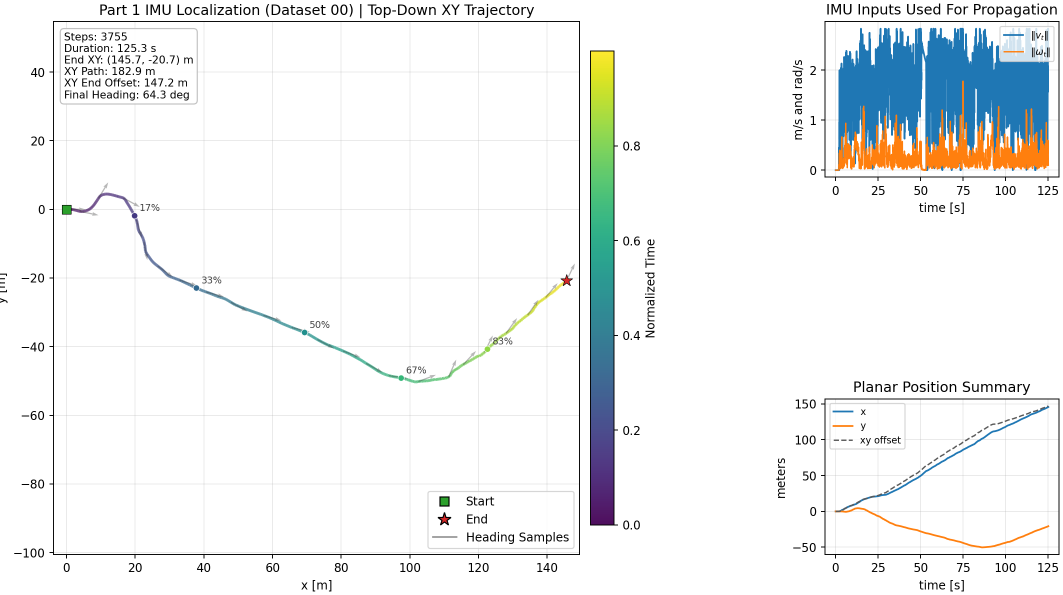
#> input picture results_refined/dataset_00/part1_imu_trajectory.png, 2125 x 1190 px (shown at 1/2 size)
$ python build_readme_panels.py
#> lines starting #> are read from the running program, lines starting #| are printed output that depends on the picture
#!/usr/bin/env python3
from __future__ import annotations

from dataclasses import dataclass
from pathlib import Path
from typing import Iterable

from PIL import Image, ImageDraw, ImageFont


ROOT = Path(__file__).resolve().parents[1]
RESULTS = ROOT / "results_refined"


@dataclass(frozen=True)
class DatasetAsset:
    slug: str
    label: str


@dataclass(frozen=True)
class PartAsset:
    key: str
    title: str
    gif_name: str
    png_name: str
    out_frames: int
    frame_duration_ms: int


DATASETS = (
    DatasetAsset("dataset_00", "Dataset 00"),
    DatasetAsset("dataset_01", "Dataset 01"),
    DatasetAsset("dataset_02", "Dataset 02"),
)

PARTS = (
    PartAsset(
        key="part1",
        title="Part 1  IMU Localization".replace("  ", " "),
        gif_name="part1_imu_trajectory.gif",
        png_name="part1_imu_trajectory.png",
        out_frames=72,
        frame_duration_ms=110,
    ),
    PartAsset(
        key="part2",
        title="Part 2  Stereo Feature Tracking".replace("  ", " "),
        gif_name="part2_feature_tracking.gif",
        png_name="part2_feature_stats.png",
        out_frames=120,
        frame_duration_ms=90,
    ),
    PartAsset(
        key="part3",
        title="Part 3  Landmark Mapping".replace("  ", " "),
        gif_name="part3_landmark_mapping.gif",
        png_name="part3_landmarks_xy.png",
        out_frames=100,
        frame_duration_ms=100,
    ),
    PartAsset(
        key="part4",
        title="Part 4  Visual-Inertial SLAM".replace("  ", " "),
        gif_name="part4_vi_slam.gif",
        png_name="part4_trajectory_comparison.png",
        out_frames=96,
        frame_duration_ms=100,
    ),
)


BG = (12, 14, 18)
CARD = (20, 24, 30)
TEXT = (236, 239, 244)
MUTED = (160, 168, 180)
LINE = (48, 58, 72)
ACCENT = (74, 144, 226)

TITLE_H = 72
LABEL_H = 42
FOOT_H = 10
CELL_W = 470
CELL_H = 320
PAD = 24
CANVAS_W = PAD + (CELL_W + PAD) * len(DATASETS)
CANVAS_H = TITLE_H + LABEL_H + CELL_H + FOOT_H + 3 * PAD


def load_font(size: int, bold: bool = False) -> ImageFont.FreeTypeFont | ImageFont.ImageFont:
    candidates = []
    if bold:
        candidates.extend(
            [
                "/usr/share/fonts/truetype/dejavu/DejaVuSans-Bold.ttf",
                "/usr/share/fonts/truetype/liberation2/LiberationSans-Bold.ttf",
            ]
        )
    else:
        candidates.extend(
            [
                "/usr/share/fonts/truetype/dejavu/DejaVuSans.ttf",
                "/usr/share/fonts/truetype/liberation2/LiberationSans-Regular.ttf",
            ]
        )
    for path in candidates:
        if Path(path).exists():
            return ImageFont.truetype(path, size=size)
    return ImageFont.load_default()


FONT_TITLE = load_font(36, bold=True)
FONT_LABEL = load_font(24, bold=True)
FONT_FOOT = load_font(16, bold=False)


def fit_image(img: Image.Image, width: int, height: int) -> Image.Image:
    src = img.convert("RGB")
    scale = min(width / src.width, height / src.height)
    new_w = max(1, int(src.width * scale))
    new_h = max(1, int(src.height * scale))
    resized = src.resize((new_w, new_h), Image.Resampling.LANCZOS)
    canvas = Image.new("RGB", (width, height), CARD)
    x = (width - new_w) // 2
    y = (height - new_h) // 2
    canvas.paste(resized, (x, y))
    return canvas


def _sample_indices(num_src: int, num_dst: int) -> list[int]:
    if num_dst <= 1 or num_src <= 1:
        return [0] * max(1, num_dst)
    return [round(i * (num_src - 1) / (num_dst - 1)) for i in range(num_dst)]


def load_sampled_gif_frames(path: Path, num_frames: int) -> list[Image.Image]:
    with Image.open(path) as gif:
        src_frames = getattr(gif, "n_frames", 1)
        indices = _sample_indices(src_frames, num_frames)
        frames: list[Image.Image] = []
        for idx in indices:
            gif.seek(idx)
            frames.append(gif.convert("RGB").copy())
        return frames


def draw_shell(title: str) -> tuple[Image.Image, ImageDraw.ImageDraw]:
    canvas = Image.new("RGB", (CANVAS_W, CANVAS_H), BG)
    draw = ImageDraw.Draw(canvas)
    draw.rounded_rectangle(
        (PAD // 2, PAD // 2, CANVAS_W - PAD // 2, CANVAS_H - PAD // 2),
        radius=28,
        fill=BG,
        outline=LINE,
        width=2,
    )
    bbox = draw.textbbox((0, 0), title, font=FONT_TITLE)
    text_w = bbox[2] - bbox[0]
    draw.text(((CANVAS_W - text_w) / 2, PAD - 4), title, fill=TEXT, font=FONT_TITLE)
    y0 = TITLE_H + PAD // 2
    for col, ds in enumerate(DATASETS):
        x0 = PAD + col * (CELL_W + PAD)
        draw.rounded_rectangle(
            (x0, y0, x0 + CELL_W, y0 + LABEL_H + CELL_H),
            radius=18,
            fill=CARD,
            outline=LINE,
            width=2,
        )
        draw.rectangle((x0, y0, x0 + CELL_W, y0 + LABEL_H), fill=(27, 33, 42))
        draw.text((x0 + 16, y0 + 8), ds.label, fill=TEXT, font=FONT_LABEL)
        draw.line((x0, y0 + LABEL_H, x0 + CELL_W, y0 + LABEL_H), fill=ACCENT, width=3)
    return canvas, draw


def build_static_panel(part: PartAsset) -> None:
    canvas, _ = draw_shell(part.title)
#> in draw_shell, `canvas = Image.new("RGB", (CANVAS_W, CANVAS_H), BG)`:
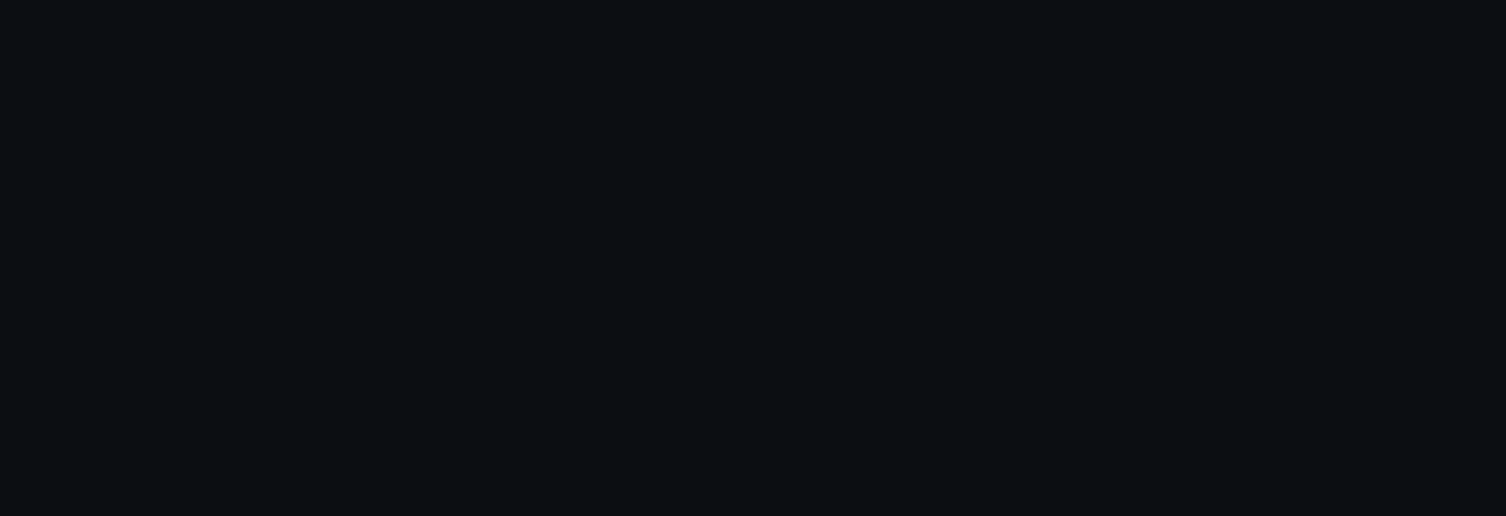
#> canvas: PIL image 1506x516 RGB; mean R, G, B 12, 14, 18
#> in draw_shell, `bbox = draw.textbbox((0, 0), title, font=FONT_TITLE)`: bbox = (0, 7, 469, 34)
#> in draw_shell, `text_w = bbox[2] - bbox[0]`: text_w = 469
    y_img = TITLE_H + PAD // 2 + LABEL_H
    for col, ds in enumerate(DATASETS):
        x_img = PAD + col * (CELL_W + PAD)
        img_path = RESULTS / ds.slug / part.png_name
        img = fit_image(Image.open(img_path), CELL_W, CELL_H)
        canvas.paste(img, (x_img, y_img))
    out = RESULTS / f"readme_{part.key}_static_panel.png"
    canvas.save(out, format="PNG", optimize=True)


def build_gif_panel(part: PartAsset) -> None:
    sampled = {
        ds.slug: load_sampled_gif_frames(RESULTS / ds.slug / part.gif_name, part.out_frames)
        for ds in DATASETS
    }
    rendered: list[Image.Image] = []
    y_img = TITLE_H + PAD // 2 + LABEL_H
    for i in range(part.out_frames):
        canvas, _ = draw_shell(part.title)
        for col, ds in enumerate(DATASETS):
            x_img = PAD + col * (CELL_W + PAD)
            frame = fit_image(sampled[ds.slug][i], CELL_W, CELL_H)
            canvas.paste(frame, (x_img, y_img))
        rendered.append(canvas.quantize(colors=192, method=Image.MEDIANCUT))

    out = RESULTS / f"readme_{part.key}_animated_panel.gif"
    rendered[0].save(
        out,
        save_all=True,
        append_images=rendered[1:],
        duration=part.frame_duration_ms,
        loop=0,
        optimize=False,
        disposal=2,
    )


def main(parts: Iterable[PartAsset] = PARTS) -> None:
    RESULTS.mkdir(parents=True, exist_ok=True)
    for part in parts:
        build_static_panel(part)
#> in build_static_panel, `canvas, _ = draw_shell(part.title)`:
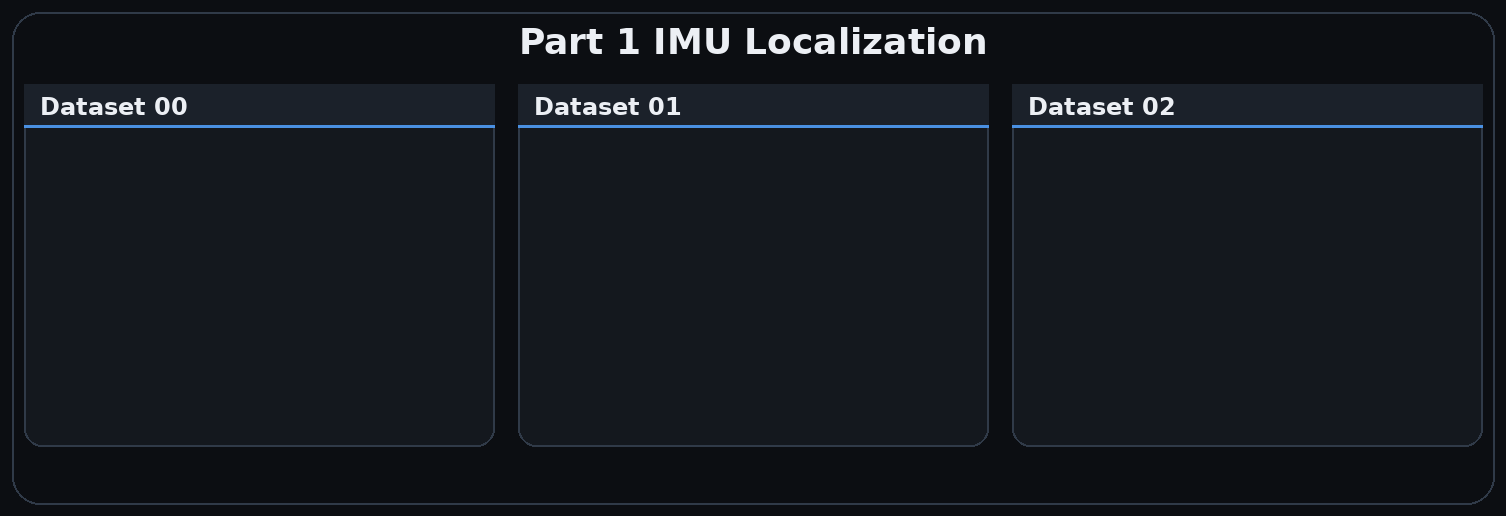
#> canvas: PIL image 1506x516 RGB; mean R, G, B 21.1, 25.1, 31.2
#> in fit_image, `resized = src.resize((new_w, new_h), Image.Resampling.LANCZOS)`:
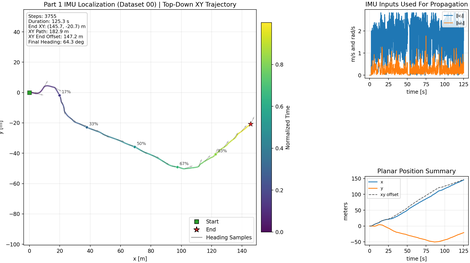
#> resized: PIL image 470x263 RGB; mean R, G, B 239.4, 241.7, 241.9
#> in fit_image, `canvas = Image.new("RGB", (width, height), CARD)`:
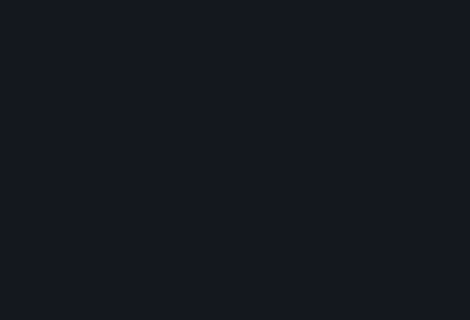
#> canvas: PIL image 470x320 RGB; mean R, G, B 20, 24, 30
#> in fit_image, `canvas.paste(resized, (x, y))`:
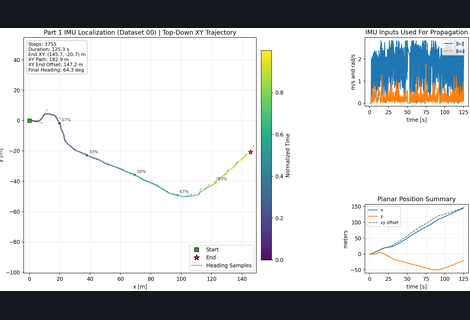
#> canvas: PIL image 470x320 RGB; mean R, G, B 200.3, 202.9, 204.1
#> in build_static_panel, `canvas.paste(img, (x_img, y_img))`:
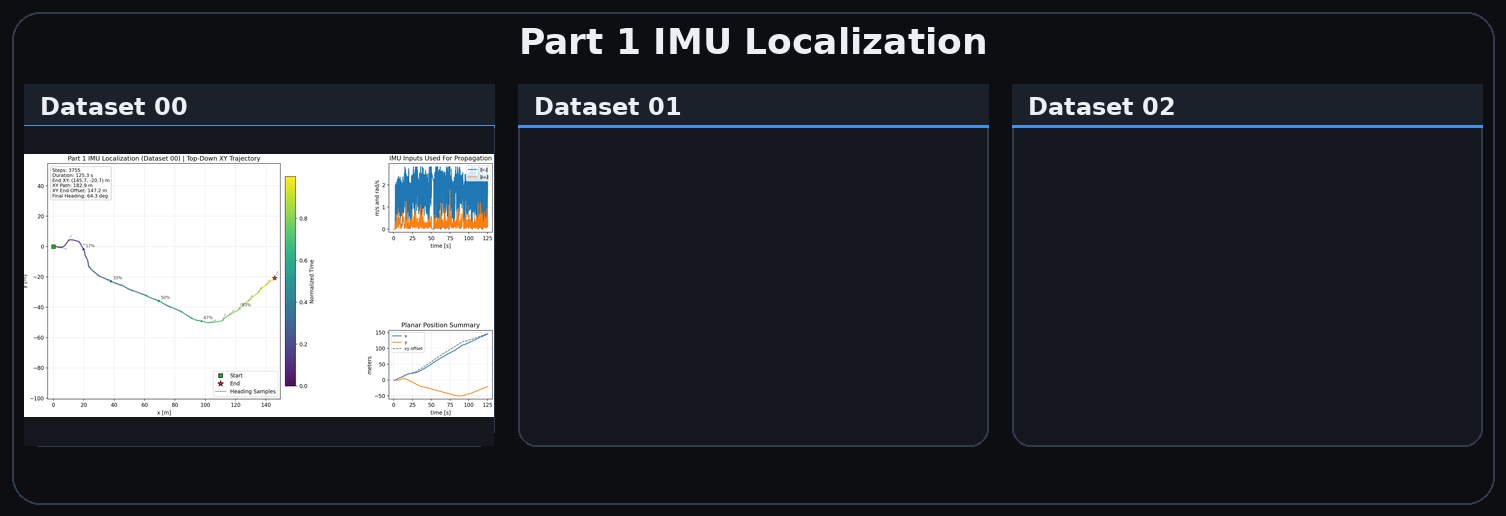
#> canvas: PIL image 1506x516 RGB; mean R, G, B 55.9, 59.5, 64.6
#> in build_static_panel, `canvas.save(out, format="PNG", optimize=True)`:
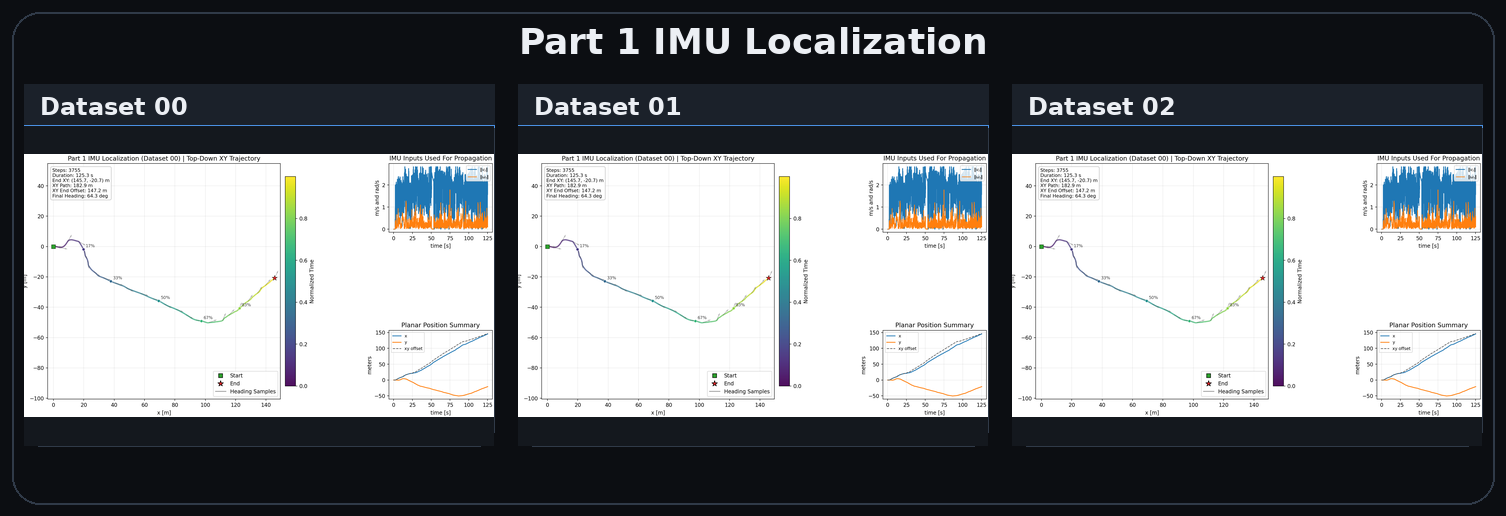
#> saved as readme_part1_static_panel.png: PIL image 1506x516 RGB; mean R, G, B 125.5, 128.3, 131.3
        build_gif_panel(part)
#> in load_sampled_gif_frames, gif is the input picture: PIL image 2125x1190 RGBA; mean R, G, B, A 240, 242.2, 242.4, 255
#> in load_sampled_gif_frames, `src_frames = getattr(gif, "n_frames", 1)`: src_frames = 1
#> in load_sampled_gif_frames, `indices = _sample_indices(src_frames, num_frames)`: indices = 72 values from 0 to 0
#> the loop in load_sampled_gif_frames, `for idx in indices:` made 72 passes
#> after the loop in load_sampled_gif_frames, `for idx in indices:`: frames = 72 items
#> the loop in load_sampled_gif_frames (call 2), `for idx in indices:` made 72 passes
#> in build_gif_panel, `sampled = { ds.slug: load_sampled_gif_frames(RESULTS / ds.slug / part...`: sampled = 3 items
#> pass 2 of the loop in main, `for part in parts:`:
#> in build_static_panel (call 2), `canvas, _ = draw_shell(part.title)`:
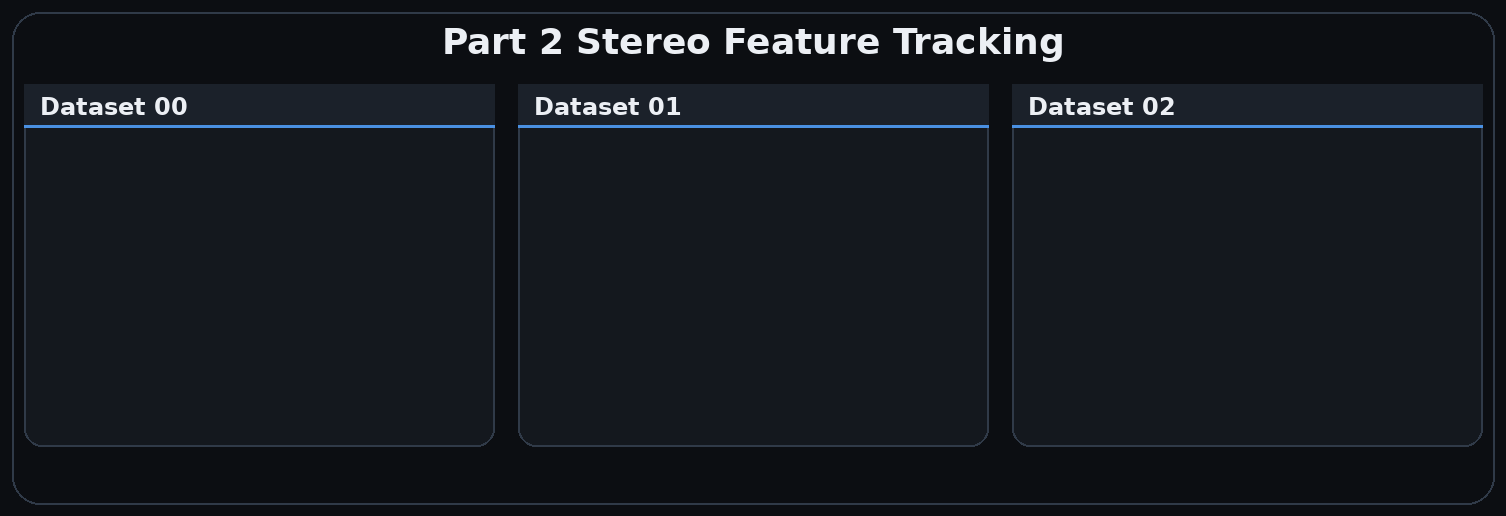
#> canvas: PIL image 1506x516 RGB; mean R, G, B 21.6, 25.5, 31.6
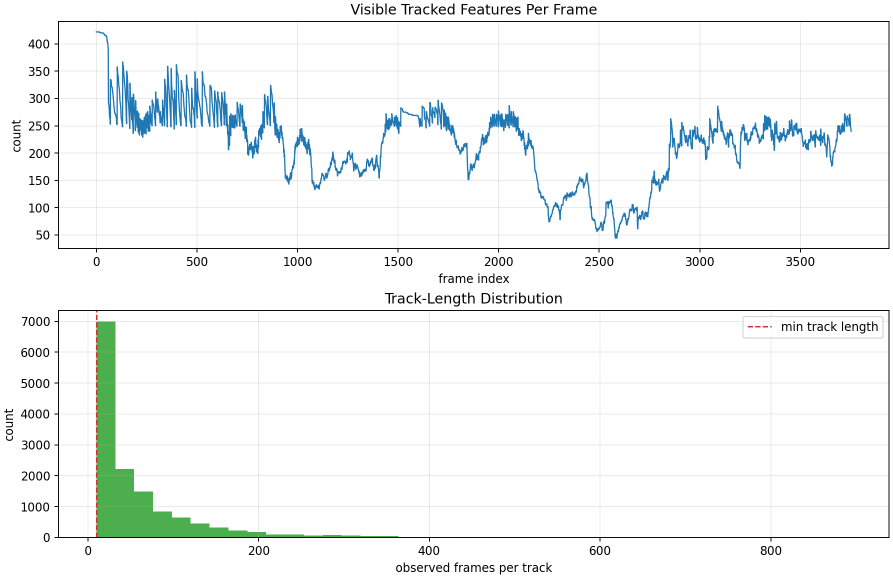
#> input picture results_refined/dataset_00/part2_feature_stats.png, 1785 x 1156 px (shown at 1/2 size)
#> in build_static_panel (call 2), `canvas.save(out, format="PNG", optimize=True)`:
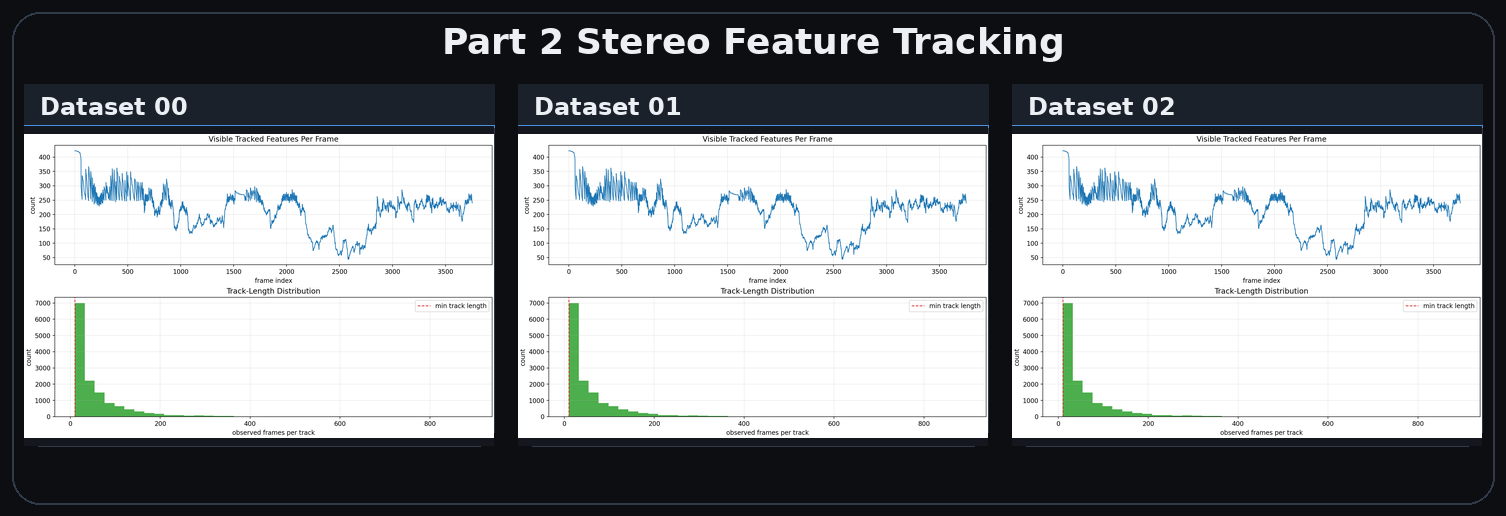
#> saved as readme_part2_static_panel.png: PIL image 1506x516 RGB; mean R, G, B 144.2, 147.3, 149.6


if __name__ == "__main__":
#> (the run stopped early here; a loop or call above may not have finished)
